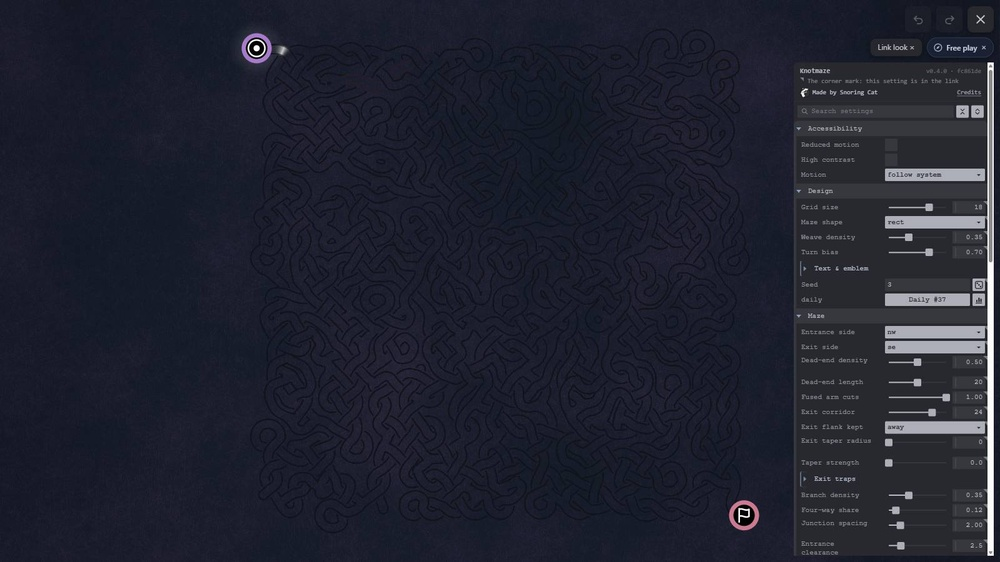
#> input picture .claude/probes/K1444/g2_64.jpg, 1000 x 562 px, shrunk from 1600 x 900 before the run
$ python pieces.py ../K1444/g2_50.jpg ../K1444/g2_64.jpg ../K1444/g2_64.jpg 5 5 5
#> lines starting #> are read from the running program, lines starting #| are printed output that depends on the picture; after the words box and inside, x2 and y2 are one past the last pixel; in counts of white or black regions, pixels touching at a corner belong together
# K1482: per site, the stroke's pieces (8-connected, L <= THR) in two frames of one state: a site whose count of
# pieces >= MINPX rises from A to B has a new break; one whose count of all pieces falls lost specks.
#   python pieces.py <sites.json> <A.png> <B.png> [R=28] [THR=21] [MINPX=6]
import json, sys
import numpy as np
from PIL import Image

sites, fa, fb = sys.argv[1:4]
R = int(sys.argv[4]) if len(sys.argv) > 4 else 28
THR = int(sys.argv[5]) if len(sys.argv) > 5 else 21
MINPX = int(sys.argv[6]) if len(sys.argv) > 6 else 6
A = np.asarray(Image.open(fa).convert("L")) <= THR
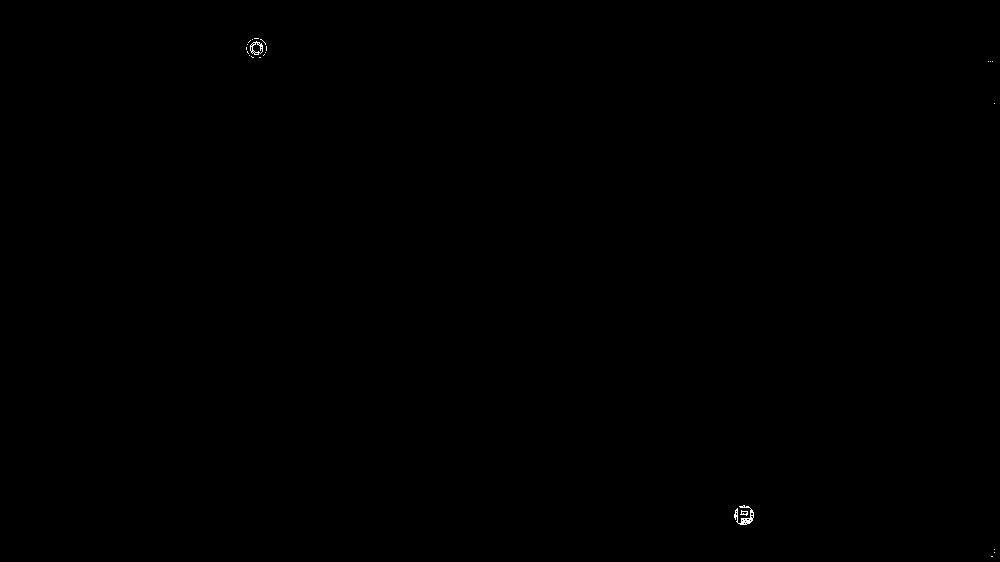
#> A: shape (562, 1000) bool; 0.05% white in thin lines or dots, all inside (x1, y1, x2, y2) = (246, 38, 995, 557)
B = np.asarray(Image.open(fb).convert("L")) <= THR

def pieces(m):
    h, w = m.shape; seen = np.zeros_like(m); sizes = []
    for y0 in range(h):
        for x0 in range(w):
            if m[y0, x0] and not seen[y0, x0]:
                st = [(y0, x0)]; seen[y0, x0] = True; n = 0
                while st:
                    y, x = st.pop(); n += 1
                    for dy in (-1, 0, 1):
                        for dx in (-1, 0, 1):
                            yy, xx = y + dy, x + dx
                            if 0 <= yy < h and 0 <= xx < w and m[yy, xx] and not seen[yy, xx]:
                                seen[yy, xx] = True; st.append((yy, xx))
                sizes.append(n)
    return sizes

up, gone = [], []
print("site\tA_all\tB_all\tA_big\tB_big")
#> (the run stopped early here; a loop or call above may not have finished)
